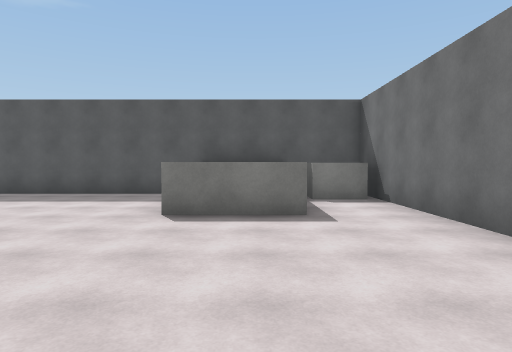
[1] (above)

16 first-person views from a walk through a scene from a Unity 3-D project. The camera is 1.5 m above the floor, tilts 2° down and sees 75° across. The floor is counted in squares, 2 m on a side. Each view is taken from the middle of a square. On the plan, view 1 faces up. The plan holds only what a view shows up to about 11 squares ahead; the rest is blank. The player is left out. Surface patterns are stand-ins for the level's own textures.

[2]
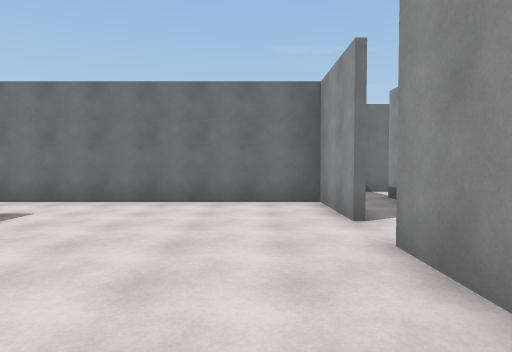

[3]
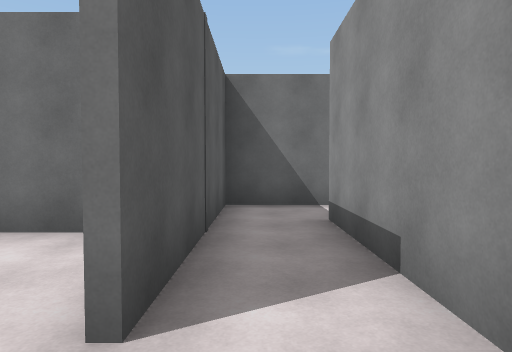

[4]
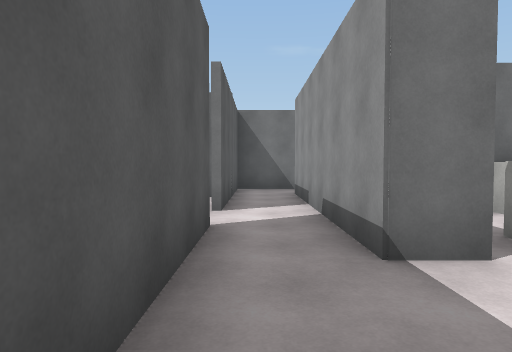

[5]
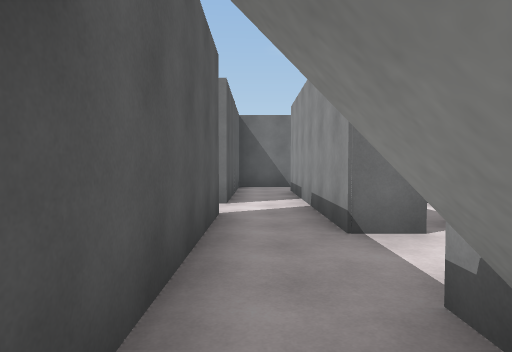

[6]
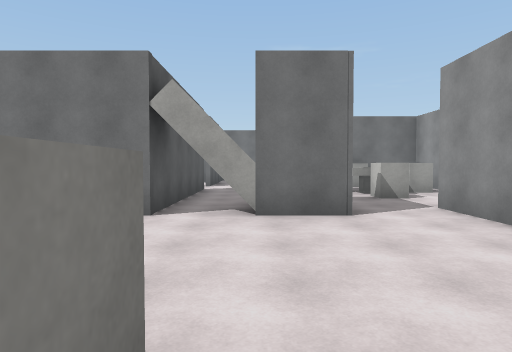

[7]
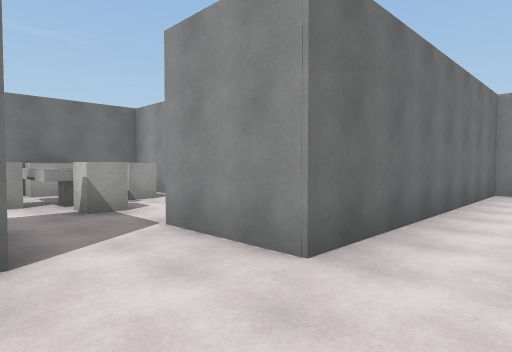

[8]
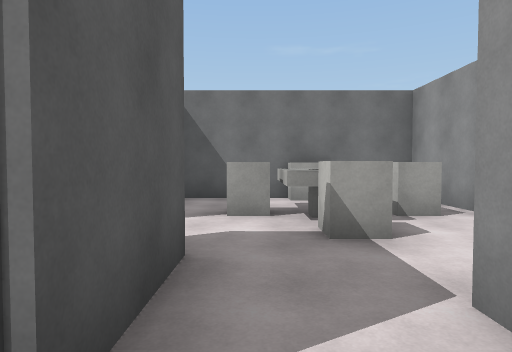

[9]
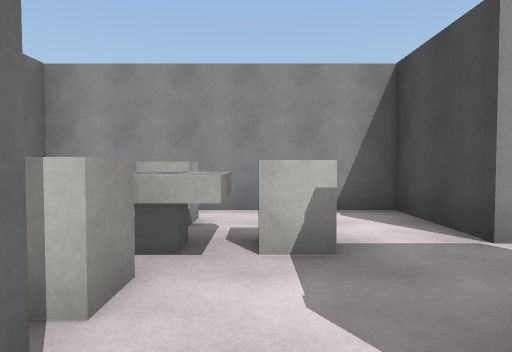

[10]
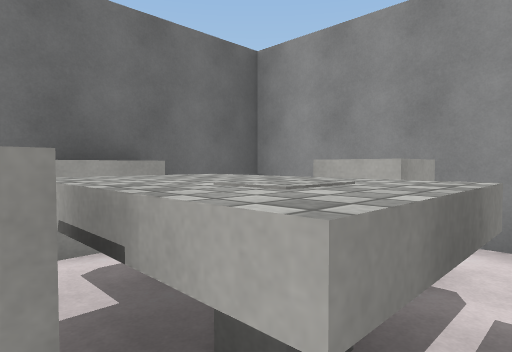

[11]
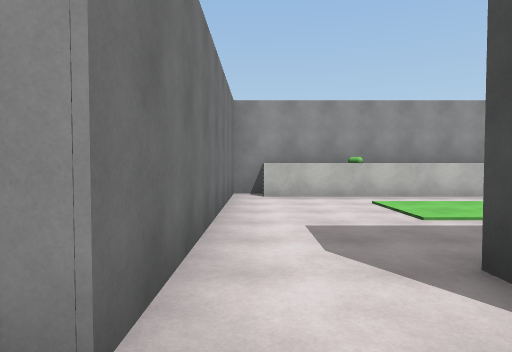

[12]
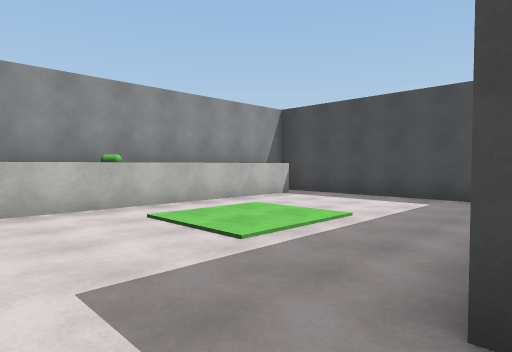

[13]
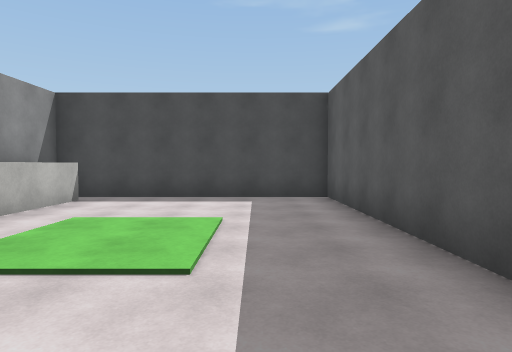

[14]
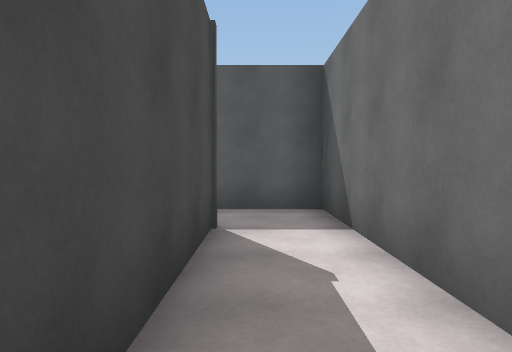

[15]
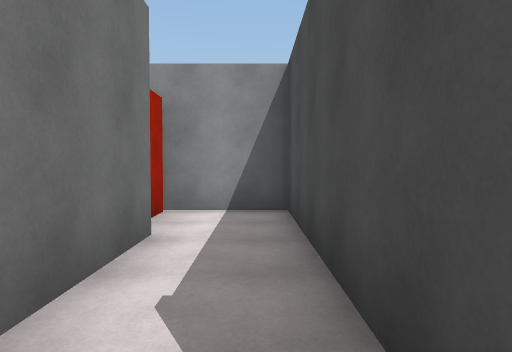

[16]
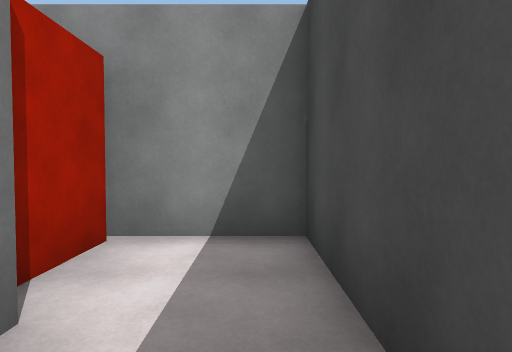

### Floor plan
Points are (right, up) in squares from view 1. A wall is a line through its corners. A room is listed if a view was taken in it or the views show most of it. See-through windows are left out.
Room 1 (views 1, 3)
walls: (-0.9, -0.4) (-2.6, -0.4); (-2.4, -2) (3.5, -2); (5.1, -1.4) (5.1, -0.4) (0.4, -0.4)
ways out: opening at (0, 0) to room 2; opening at (-1.5, -1) to room 3; opening at (4, -2) to room 7
Room 2 (view 2)
walls: (0.8, 4.9) (-1.5, 4.9); (0.5, 8.5) (-6.6, 8.5); (-2.4, -0.3) (-0.9, -0.3); (0.4, -0.3) (2.7, -0.3) (2.7, 8.5)
ways out: opening at (0, 0) to room 1
objects: block (1, 7) to (2, 8)
Room 3 (views 4, 5)
walls: (-2.6, -0.4) (-6.2, -0.4)
low walls: (-4.8, -2) (-4.2, -2)
ways out: opening at (-1.5, -1) to room 1; opening at (-5.5, -1) to room 4; opening at (-3.5, -2) to room 5
Room 4 (views 6, 7, 8, 11)
walls: (-10, -1.7) (-10.6, -1.7); (-6.1, -3.4) (-6.1, -1.1); (-7.4, -5.1) (-6.5, -5.1)
ways out: opening at (-5.5, -1) to room 3; opening at (-5.5, -4) to room 5; opening at (-8.5, -5.5) to room 6
Room 5 (views 9, 10)
walls: (-2.4, -5.2) (-2.4, -4.8) (-1.9, -4.8); (-2.6, -4.4) (-2, -4.4); (-2.4, -2.9) (-2.4, -2); (0.4, -4.5) (0.4, -2.4); (-4.2, -3.4) (-6.1, -3.4); (-6.5, -5.1) (-5.3, -5.1) (-5.3, -7.5) (0.4, -7.5) (0.4, -6.4)
ways out: opening at (-3.5, -2) to room 3; opening at (-5.5, -4) to room 4
objects: block (-3, -5); block (-2, -6); block (-2, -4)
Room 6 (views 12, 13)
walls: (-10.1, -6.3) (-15.7, -6.3) (-15.7, -12.6) (-10.8, -12.6); (-9.8, -12.6) (-7.4, -12.6) (-7.4, -5.1); (-15, -11.7) (-8.1, -11.7)
ways out: opening at (-8.5, -5.5) to room 4
Room 7 (views 14, 15, 16)
walls: (5.1, -5.6) (5.1, -1.4); (3.5, -2) (3.5, -7.5) (5.5, -7.5) (5.5, -6)
ways out: opening at (4, -2) to room 1; gap at (6, -7)

Where each view was taken, in squares from view 1:
view 1: 0 up, 0 right, facing up
view 2: 1 up, 4 left, facing right
view 3: 1 down, 1 left, facing right
view 4: 1 down, 5 left, facing right
view 5: 1 down, 6 left, facing right
view 6: 2 down, 11 left, facing right
view 7: 3 down, 9 left, facing down-right
view 8: 4 down, 7 left, facing right
view 9: 2 down, 3 left, facing down
view 10: 4 down, 3 left, facing down-right
view 11: 4 down, 8 left, facing down
view 12: 6 down, 8 left, facing down-left
view 13: 8 down, 8 left, facing left
view 14: 6 down, 4 right, facing up
view 15: 2 down, 4 right, facing down
view 16: 4 down, 4 right, facing down
